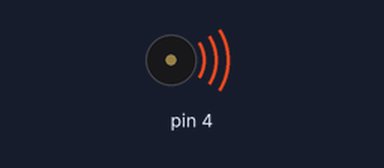
Recording of a sketch running on a simulated Arduino Uno, built with avr-gcc and run on an emulated ATmega328P. Shown: buzzer (waves = sounding).

Above: at 0.1 s.
Timing chart, 0 to 1.6 s (numbered marks = the images above):
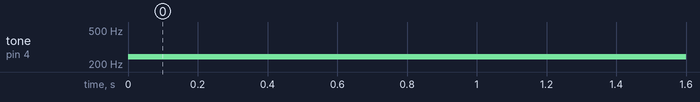

The sketch:

ATTiny.ino
```cpp
// the setup function runs once when you press reset or power the board
void setup() {
  pinMode(4, OUTPUT);
}

// the loop function runs over and over again forever
void loop() {
  tone(4, 244);
}
```

Measured:
- by itself, tone on pin 4: silent → 244 Hz at 0.00 s
